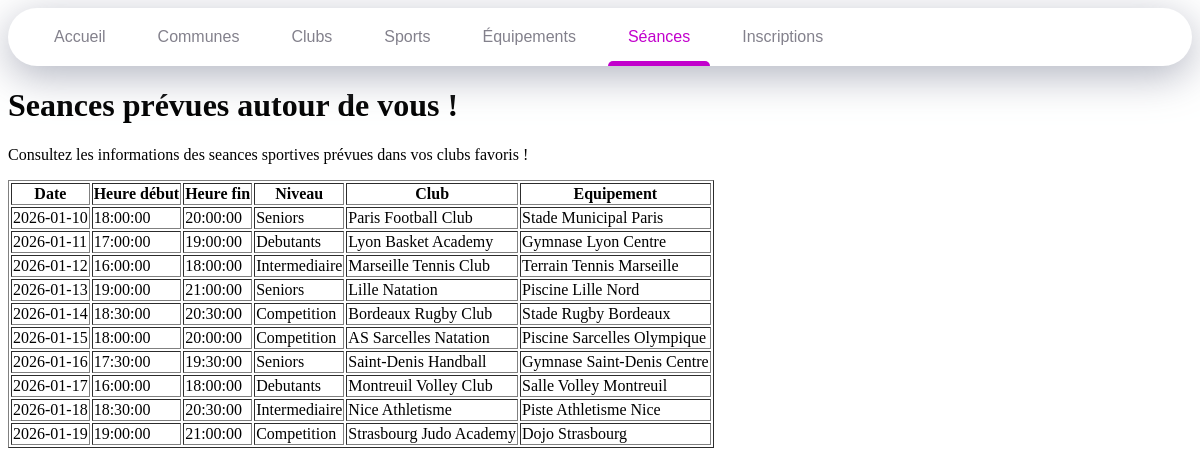
/seances.php, run on the app's committed database.
### tables this page shows
CREATE TABLE Seances (
    id_seance BIGINT NOT NULL,
    date_seance DATE NOT NULL,
    heure_debut TIME NOT NULL,
    heure_fin TIME NOT NULL,
    niveau VARCHAR(40) NOT NULL,    

    id_club BIGINT NOT NULL,
    id_equipement BIGINT NOT NULL,

    CONSTRAINT PK_Seances PRIMARY KEY (id_seance),
    CONSTRAINT FK_Seances_Clubs FOREIGN KEY (id_club) REFERENCES Clubs(id_club)
        ON DELETE CASCADE,
    CONSTRAINT FK_Seances_Equipements FOREIGN KEY (id_equipement) REFERENCES Equipements(id_equipement)
        ON DELETE CASCADE
);

CREATE TABLE Clubs (
    id_club BIGINT NOT NULL,
    nom VARCHAR(50) NOT NULL,
    nb_licencies INT NOT NULL,

    id_commune BIGINT NOT NULL,
    id_sport BIGINT NOT NULL,

    CONSTRAINT PK_Clubs PRIMARY KEY (id_club),
    CONSTRAINT FK_Clubs_Communes FOREIGN KEY (id_commune) REFERENCES Communes(id_commune)
        ON DELETE CASCADE,
    CONSTRAINT FK_Clubs_Sports FOREIGN KEY (id_sport) REFERENCES Sports(id_sport)
        ON DELETE CASCADE
);

CREATE TABLE Equipements (
    id_equipement BIGINT NOT NULL,
    nom VARCHAR(50) NOT NULL,
    type_equip VARCHAR(50) NOT NULL,
    adresse VARCHAR(50) NOT NULL,
    
    id_commune BIGINT NOT NULL,

    CONSTRAINT PK_Equipements PRIMARY KEY (id_equipement),
    CONSTRAINT FK_Equipements_Communes FOREIGN KEY (id_commune) REFERENCES Communes(id_commune)
        ON DELETE CASCADE
);

### public/seances.php (the view, shortened to what this page needs)
<?php
require "../config/db.php";
$sql = "SELECT
            s.id_seance,
            s.date_seance,
            s.heure_debut,
            s.heure_fin,
            s.niveau,
            club.nom AS club,
            equip.nom AS equipement
        FROM Seances s
        LEFT JOIN Clubs club ON s.id_club = club.id_club
        LEFT JOIN Equipements equip ON s.id_equipement = equip.id_equipement
        ORDER BY s.date_seance ASC";
$stmt = $pdo->query($sql);
$seances = $stmt->fetchAll(PDO::FETCH_ASSOC);
?>
<!DOCTYPE html>
<html lang="fr">
<head>
    <link rel="stylesheet" href="../assets/css/style.css">
</head>
<body>
    <nav>
        <a href="index.php" class="nav-item" data-active-color="#cc0000" data-target="Accueil">Accueil</a>
        <a href="communes.php" class="nav-item" data-active-color="#cc7700" data-target="Communes">Communes</a>
        <a href="clubs.php" class="nav-item" data-active-color="#ccc900" data-target="Clubs">Clubs</a>
        <a href="sports.php" class="nav-item" data-active-color="#00cca3" data-target="Sports">Sports</a>
        <a href="equipements.php" class="nav-item" data-active-color="#0022cc" data-target="Equipements">Équipements</a>
        <a href="seances.php" class="nav-item is-active" data-active-color="#c200cc" data-target="Seances">Séances</a>
        <a href="inscriptions.php" class="nav-item" data-active-color="#cc007e" data-target="Inscriptions">Inscriptions</a>
        <span class="nav-indicator"></span>
    </nav>
    <h1>Seances prévues autour de vous !</h1>
    <p>Consultez les informations des seances sportives prévues dans vos clubs favoris !</p>
    <table border="1">
    <tr>
        <th>Date</th>
        <th>Heure début</th>
        <th>Heure fin</th>
        <th>Niveau</th>
        <th>Club</th>
        <th>Equipement</th>
    </tr>
    <?php foreach($seances as $seance): ?>
    <tr>
        <td><?= $seance['date_seance'] ?></td>
        <td><?= $seance['heure_debut'] ?></td>
        <td><?= $seance['heure_fin'] ?></td>
        <td><?= $seance['niveau'] ?></td>
        <td><?= $seance['club'] ?></td>
        <td><?= $seance['equipement'] ?></td>
    </tr>
    <?php endforeach; ?>
    </table>
</body>
</html>

### assets/css/style.css (style rules this page uses)
* { box-sizing: border-box; text-decoration: none; }
nav { background-color: #fff; padding: 0 20px; border-radius: 40px; box-shadow: 0 10px 40px rgba(159, 162, 177, .8); display: flex; overflow: hidden; overflow-x: auto; position: relative; }
.nav-item { color: #83818c; font-family: arial, sans-serif; padding: 20px; margin: 0 6px; position: relative; }
.nav-item:before { content: ""; position: absolute; bottom: -6px; background-color: #dfe2ea; height: 5px; width: 100%; border-radius: 8px 8px 0 0; left: 0; transition: .3s; }
.nav-indicator { position: absolute; left: 0; bottom: 0; height: 5px; transition: .4s; border-radius: 8px 8px 0 0; }

### data on the page
seances: date_seance "2026-01-10", heure_debut "18:00:00", heure_fin "20:00:00", niveau "Seniors", id_club.nom "Paris Football Club", id_equipement.nom "Stade Municipal Paris"
seances: date_seance "2026-01-11", heure_debut "17:00:00", heure_fin "19:00:00", niveau "Debutants", id_club.nom "Lyon Basket Academy", id_equipement.nom "Gymnase Lyon Centre"
seances: date_seance "2026-01-12", heure_debut "16:00:00", heure_fin "18:00:00", niveau "Intermediaire", id_club.nom "Marseille Tennis Club", id_equipement.nom "Terrain Tennis Marseille"
seances: date_seance "2026-01-13", heure_debut "19:00:00", heure_fin "21:00:00", niveau "Seniors", id_club.nom "Lille Natation", id_equipement.nom "Piscine Lille Nord"
seances: date_seance "2026-01-14", heure_debut "18:30:00", heure_fin "20:30:00", niveau "Competition", id_club.nom "Bordeaux Rugby Club", id_equipement.nom "Stade Rugby Bordeaux"
seances: date_seance "2026-01-15", heure_debut "18:00:00", heure_fin "20:00:00", niveau "Competition", id_club.nom "AS Sarcelles Natation", id_equipement.nom "Piscine Sarcelles Olympique"
seances: date_seance "2026-01-16", heure_debut "17:30:00", heure_fin "19:30:00", niveau "Seniors", id_club.nom "Saint-Denis Handball", id_equipement.nom "Gymnase Saint-Denis Centre"
seances: date_seance "2026-01-17", heure_debut "16:00:00", heure_fin "18:00:00", niveau "Debutants", id_club.nom "Montreuil Volley Club", id_equipement.nom "Salle Volley Montreuil"
seances: date_seance "2026-01-18", heure_debut "18:30:00", heure_fin "20:30:00", niveau "Intermediaire", id_club.nom "Nice Athletisme", id_equipement.nom "Piste Athletisme Nice"
seances: date_seance "2026-01-19", heure_debut "19:00:00", heure_fin "21:00:00", niveau "Competition", id_club.nom "Strasbourg Judo Academy", id_equipement.nom "Dojo Strasbourg"
